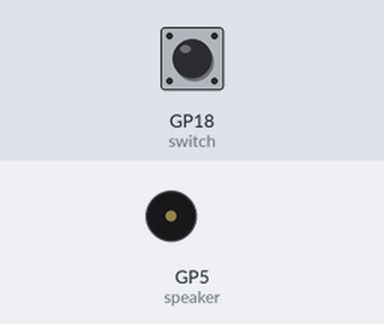
This program was run on a simulated Raspberry Pi Pico running MicroPython. On the bench: buzzer (waves = sounding). Inputs (shaded band) come from the test bench; at power-on: GP18 (switch) HIGH.

Above: at 1.2 s.
1.3 s: GP18 (switch) pulled LOW for 0.15 s
At 6.5 s:
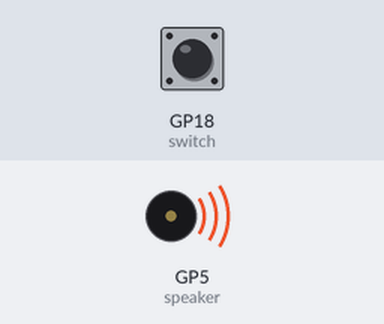
Timing chart, 0 to 8.2 s (numbered marks = the images above; inputs shaded):
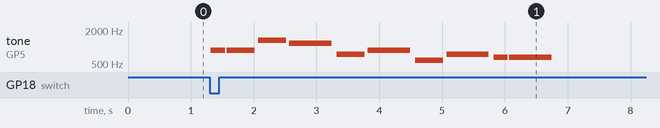

Measured:
- after the input at 1.3 s, tone on GP5 (speaker): plays 880 Hz for 0.23 s, 880 Hz for 0.45 s, 1319 Hz for 0.45 s, 1175 Hz for 0.68 s, 740 Hz for 0.45 s, 880 Hz for 0.68 s … (10 notes in this stretch), starting at once

The program:

drop_switch_player.py
```python
from picozero import Speaker, Switch

speaker = Speaker(5)
switch = Switch(18)

BEAT = 0.5 # 120 BPM

defying = [ ['a5', BEAT / 2], ['a5', BEAT], ['e6', BEAT], ['d6', BEAT * 1.5], ['f#5', BEAT], ['a5', BEAT * 1.5],
              ['d5', BEAT], ['f#5', BEAT * 1.5], ['e5', BEAT / 2], ['e5', BEAT * 1.5]]

def play_song():
    try:
        speaker.play(defying)

    finally: # Turn speaker off if interrupted
        speaker.off()

switch.when_closed = play_song
```
